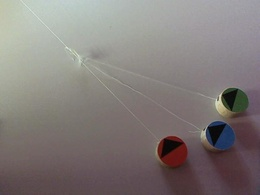
%> input picture Code/data1.jpg, 260 x 195 px, shrunk from 640 x 480 before the run
$ octave --eval "result = wraper1(imread('Code/data1.jpg'));"   (GNU Octave 9; MATLAB toolbox functions it lacks are replaced by stand-ins)
%> lines starting %> are read from the running program, lines starting %| are printed output that depends on the picture; in (x1, y1, x2, y2) boxes, pixels count from 0 and x2, y2 are one past the last pixel; in counts of white or black regions, pixels touching at a corner belong together; the program's own positions count from 1
### normColor.m
function newimage=normColor(img)
newimage=double(img);
[m,n,l]=size(img);
       for i=1:m
           for j=1:n
               illuIntensity=newimage(i,j,1)+newimage(i,j,2)+newimage(i,j,3);
               newimage(i,j,1)=newimage(i,j,1)/illuIntensity*500;
               newimage(i,j,2)=newimage(i,j,2)/illuIntensity*500;
               newimage(i,j,3)=newimage(i,j,3)/illuIntensity*500;
            end
       end
subplot(1,2,1);
imshow(img);
title('Original image')
subplot(1,2,2);
imshow(uint8(newimage));
title('Normalized RGB image')

end

### meanBG.m
function [red,green,blue]=meanBG(img)
[m,n,l]=size(img);
img=double(img);
red=0;
green=0;
blue=0;
        for i=1:m
            for j=1:n
                red=red+img(i,j,1);
                green=green+img(i,j,2);
                blue=blue+img(i,j,3);
            end
        end
red=red/(m*n);
green=green/(m*n);
blue=blue/(m*n);
end

### diffFromBG.m
function [newimage,bgimage]=diffFromBG(img)

newimage=zeros(size(img));
bgimage=zeros(size(img));
[r,g,b]=meanBG(img);
[m,n,l]=size(newimage);
        for i=1:m
            for j=1:n
                if(euclidianDist3D(r,g,b,img(i,j,1),img(i,j,2),img(i,j,3))<35)
                %if((r-newimage(i,j,1)^2)<750&&(g-newimage(i,j,2)^2)<600&&(b-newimage(i,j,3)^2)<675)
                    newimage(i,j,1)=255;
                    newimage(i,j,2)=255;
                    newimage(i,j,3)=255;
                    bgimage(i,j,1)=round(r);
                    bgimage(i,j,2)=round(g);
                    bgimage(i,j,3)=round(b);
                end
                if(euclidianDist3D(r,g,b,img(i,j,1),img(i,j,2),img(i,j,3))>=35)
                %if((r-newimage(i,j,1)^2)<750&&(g-newimage(i,j,2)^2)<600&&(b-newimage(i,j,3)^2)<675)
                    newimage(i,j,1)=img(i,j,1);
                    newimage(i,j,2)=img(i,j,2);
                    newimage(i,j,3)=img(i,j,3);
                    bgimage(i,j,1)=img(i,j,1);
                    bgimage(i,j,2)=img(i,j,2);
                    bgimage(i,j,3)=img(i,j,3);
                end
            end
        end
% [6 lines of commented-out code are left out]
end

### labelRegion.m

function [rx,ry,gx,gy,bx,by]=labelRegion(img)
grayImage=rgb2gray(img);
thresholdImage=im2bw(grayImage,0.9);
L=bwlabel(~thresholdImage,8);
N=max(L(:));
j=1;
rx=0;
ry=0;
gx=0;
gy=0;
bx=0;
by=0;
for i= 1:N
    r=0;
    g=0;
    b=0;
    [x,y]=find(L==i);
    if(size(x,1)>200)
        c1(j)=sum(x)/size(x,1);
        c2(j)=sum(y)/size(y,1);
        r=sum(img(x,y,1))/size(x,1);
        g=sum(img(x,y,2))/size(x,1);
        b=sum(img(x,y,3))/size(x,1);
        if(r>200)
        rx=c1(j);
        ry=c2(j);
        plot(c2(j),c1(j),'r*');
        end
        if(g>200)
        plot(c2(j),c1(j),'g*');
        gx=c1(j);
        gy=c2(j);
        end
        if(b>180)
        plot(c2(j),c1(j),'b*');
        bx=c1(j);
        by=c2(j);
        end
        j=j+1;
    end
end
end

### wraper1.m
function [rx,ry,gx,gy,bx,by]=wraper1(img)
H = fspecial('disk',10);
img1 = imfilter(img,H,'replicate');
%img1=img;
img2 = normColor(img1);
[img3,img4] = diffFromBG(img2);
subplot(2,2,1);
imshow(img);
title('1.Original image')
subplot(2,2,2);
imshow(uint8(img1));
title('2.Blurred image')
subplot(2,2,3);
imshow(uint8(img2));
title('3.Normalized RGB image')
subplot(2,2,4);
imshow(uint8(img4));
title('4.BG covered by EST BG color')
hold on;
[rx,ry,gx,gy,bx,by]=labelRegion(uint8(img3));

end
%> after the loop in normColor, `for i=1:m`:
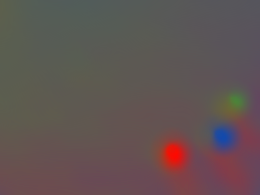
%> newimage: size 195x260x3 double; mean R, G, B 176.7, 162.2, 161.1; drawn with min black and max white
%> in normColor, `imshow(uint8(newimage));`:
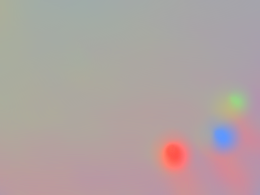
%> displayed picture: size 195x260x3, on the screen's scale of 0 to 255; mean R, G, B 176.3, 162.2, 161.1
%> after the loop in meanBG, `for i=1:m`: blue = 8166282.4; green = 8223837.7; red = 8959879.9
%> in meanBG, `red=red/(m*n);`: red = 176.7
%> in meanBG, `green=green/(m*n);`: green = 162.2
%> in meanBG, `blue=blue/(m*n);`: blue = 161.1
%> in diffFromBG, `[r,g,b]=meanBG(img);`: r = 176.7; g = 162.2; b = 161.1
%> after the loop in diffFromBG, `for i=1:m`:
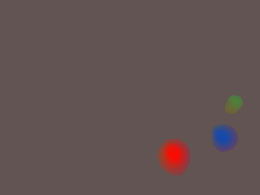
%> bgimage: size 195x260x3 double; mean R, G, B 178.1, 161.3, 160.6; drawn with min black and max white
%> after the loop in diffFromBG, `for i=1:m`:
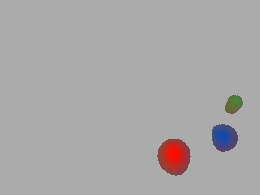
%> newimage: size 195x260x3 double; mean R, G, B 253.4, 251, 251.3; drawn with min black and max white
%> in labelRegion, `thresholdImage=im2bw(grayImage,0.9);`:
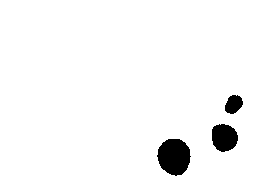
%> thresholdImage: size 195x260 logical; 96.5% white; 3 black regions, box (x1, y1, x2, y2) and area: (157, 139, 191, 176) 953, (212, 124, 238, 152) 576, (225, 95, 243, 114) 251
%> in labelRegion, `L=bwlabel(~thresholdImage,8);`:
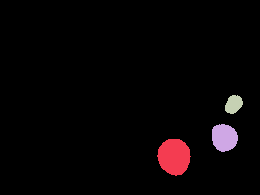
%> L: size 195x260 double; 4 distinct labels, from 0 to 3; one colour per label, 0 black
%> in labelRegion, `N=max(L(:));`: N = 3
%> the loop in labelRegion, `for i= 1:N` made 3 passes
%> (rx, ry) on pass 1: (157.3, 174.7)
%> (bx, by) on pass 2: (138.2, 224.9)
%> after the loop in labelRegion, `for i= 1:N`: c1 = [157.3 138.2 104.9]; c2 = [174.7 224.9 234.3]; gx = 0
%> in wraper1, `[rx,ry,gx,gy,bx,by]=labelRegion(uint8(img3));`: rx = 157.3; ry = 174.7; gx = 0; bx = 138.2; by = 224.9
%> `result = wraper1(imread('Code/data1.jpg'));`:
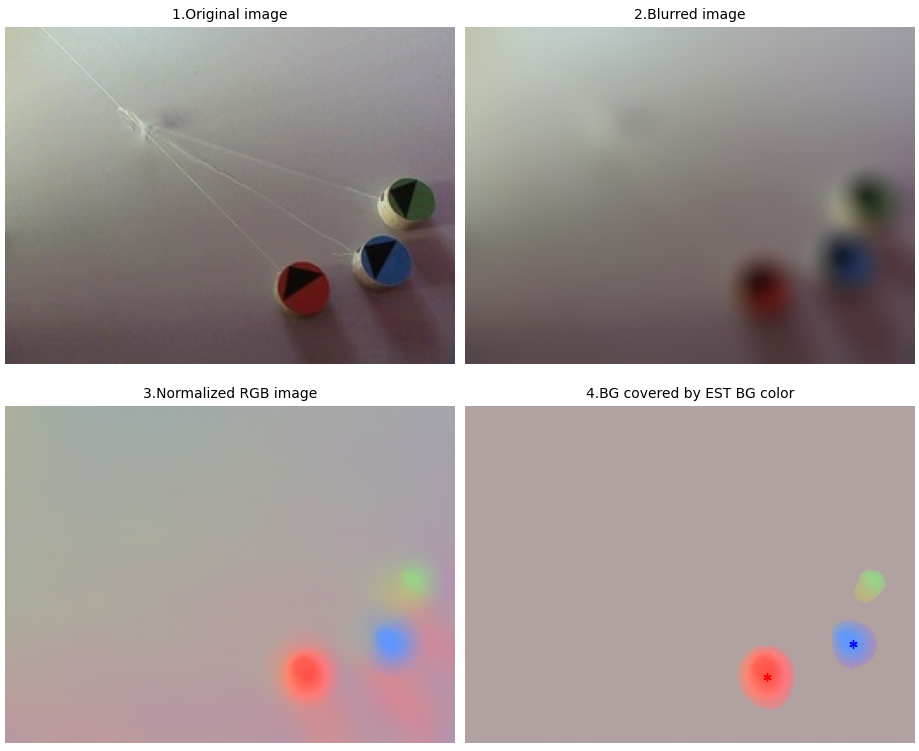
%> figure redrawn from the program's plot data, 4 panels
%> `result = wraper1(imread('Code/data1.jpg'));`: result = 157.3
